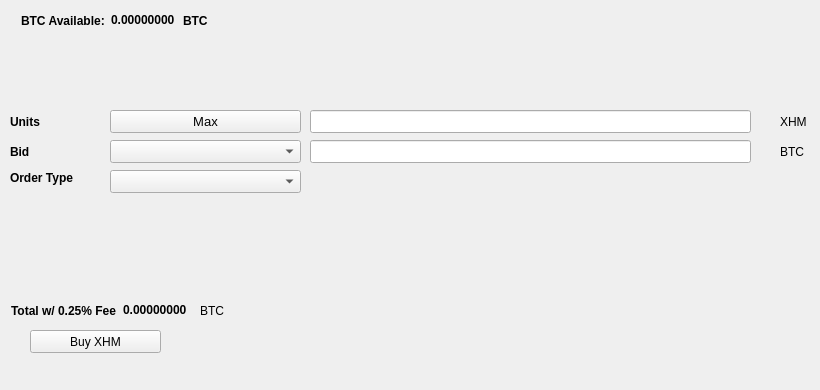
   <widget class="QWidget" name="BuyTab">
    <attribute name="title">
     <string>Buy</string>
    </attribute>
    <widget class="QPushButton" name="BuyXHM">
     <property name="geometry">
      <rect>
       <x>30</x>
       <y>330</y>
       <width>131</width>
       <height>23</height>
      </rect>
     </property>
     <property name="text">
      <string>Buy XHM</string>
     </property>
     <property name="icon">
      <iconset resource="../xhimera.qrc">
       <normaloff>:/icons/bitcoin</normaloff>:/icons/bitcoin</iconset>
     </property>
    </widget>
    <widget class="QLabel" name="label_3">
     <property name="geometry">
      <rect>
       <x>10</x>
       <y>110</y>
       <width>46</width>
       <height>23</height>
      </rect>
     </property>
     <property name="font">
      <font>
       <weight>75</weight>
       <bold>true</bold>
      </font>
     </property>
     <property name="text">
      <string>Units</string>
     </property>
    </widget>
    <widget class="QLineEdit" name="UnitsInput">
     <property name="geometry">
      <rect>
       <x>310</x>
       <y>110</y>
       <width>441</width>
       <height>23</height>
      </rect>
     </property>
     <property name="font">
      <font>
       <pointsize>9</pointsize>
       <weight>75</weight>
       <bold>true</bold>
      </font>
     </property>
    </widget>
    <widget class="QLineEdit" name="BuyBidPriceEdit">
     <property name="geometry">
      <rect>
       <x>310</x>
       <y>140</y>
       <width>441</width>
       <height>23</height>
      </rect>
     </property>
     <property name="font">
      <font>
       <pointsize>9</pointsize>
       <weight>75</weight>
       <bold>true</bold>
      </font>
     </property>
    </widget>
    <widget class="QLabel" name="label_4">
     <property name="geometry">
      <rect>
       <x>780</x>
       <y>110</y>
       <width>31</width>
       <height>23</height>
      </rect>
     </property>
     <property name="text">
      <string>XHM</string>
     </property>
    </widget>
    <widget class="QLabel" name="label_5">
     <property name="geometry">
      <rect>
       <x>780</x>
       <y>140</y>
       <width>31</width>
       <height>23</height>
      </rect>
     </property>
     <property name="text">
      <string>BTC</string>
     </property>
    </widget>
    <widget class="QLabel" name="label_6">
     <property name="geometry">
      <rect>
       <x>10</x>
       <y>140</y>
       <width>46</width>
       <height>23</height>
      </rect>
     </property>
     <property name="font">
      <font>
       <weight>75</weight>
       <bold>true</bold>
      </font>
     </property>
     <property name="text">
      <string>Bid</string>
     </property>
    </widget>
    <widget class="QLabel" name="label_7">
     <property name="geometry">
      <rect>
       <x>10</x>
       <y>170</y>
       <width>91</width>
       <height>16</height>
      </rect>
     </property>
     <property name="font">
      <font>
       <weight>75</weight>
       <bold>true</bold>
      </font>
     </property>
     <property name="text">
      <string>Order Type</string>
     </property>
    </widget>
    <widget class="QPushButton" name="Buy_Max_Amount">
     <property name="geometry">
      <rect>
       <x>110</x>
       <y>110</y>
       <width>191</width>
       <height>23</height>
      </rect>
     </property>
     <property name="font">
      <font>
       <pointsize>10</pointsize>
      </font>
     </property>
     <property name="text">
      <string>Max</string>
     </property>
    </widget>
    <widget class="QComboBox" name="BuyBidcomboBox">
     <property name="geometry">
      <rect>
       <x>110</x>
       <y>140</y>
       <width>191</width>
       <height>23</height>
      </rect>
     </property>
     <property name="font">
      <font>
       <pointsize>10</pointsize>
      </font>
     </property>
    </widget>
    <widget class="QComboBox" name="buyOrdertypeCombo">
     <property name="geometry">
      <rect>
       <x>110</x>
       <y>170</y>
       <width>191</width>
       <height>23</height>
      </rect>
     </property>
     <property name="font">
      <font>
       <pointsize>10</pointsize>
      </font>
     </property>
    </widget>
    <widget class="QWidget" name="layoutWidget1">
     <property name="geometry">
      <rect>
       <x>21</x>
       <y>11</y>
       <width>227</width>
       <height>19</height>
      </rect>
     </property>
     <layout class="QHBoxLayout" name="horizontalLayout_3">
      <item>
       <widget class="QLabel" name="label232">
        <property name="font">
         <font>
          <weight>75</weight>
          <bold>true</bold>
         </font>
        </property>
        <property name="text">
         <string>BTC Available:</string>
        </property>
       </widget>
      </item>
      <item>
       <widget class="QLabel" name="BtcAvailableLbl">
        <property name="palette">
         <palette>
          <active>
           <colorrole role="WindowText">
            <brush brushstyle="SolidPattern">
             <color alpha="255">
              <red>0</red>
              <green>0</green>
              <blue>0</blue>
             </color>
            </brush>
           </colorrole>
           <colorrole role="Button">
            <brush brushstyle="SolidPattern">
             <color alpha="255">
              <red>0</red>
              <green>170</green>
              <blue>0</blue>
             </color>
            </brush>
           </colorrole>
           <colorrole role="Light">
            <brush brushstyle="SolidPattern">
             <color alpha="255">
              <red>0</red>
              <green>255</green>
              <blue>0</blue>
             </color>
            </brush>
           </colorrole>
           <colorrole role="Midlight">
            <brush brushstyle="SolidPattern">
             <color alpha="255">
              <red>0</red>
              <green>212</green>
              <blue>0</blue>
             </color>
            </brush>
           </colorrole>
           <colorrole role="Dark">
            <brush brushstyle="SolidPattern">
             <color alpha="255">
              <red>0</red>
              <green>85</green>
              <blue>0</blue>
             </color>
            </brush>
           </colorrole>
           <colorrole role="Mid">
            <brush brushstyle="SolidPattern">
             <color alpha="255">
              <red>0</red>
              <green>113</green>
              <blue>0</blue>
             </color>
            </brush>
           </colorrole>
           <colorrole role="Text">
            <brush brushstyle="SolidPattern">
             <color alpha="255">
              <red>0</red>
              <green>170</green>
              <blue>0</blue>
             </color>
            </brush>
           </colorrole>
           <colorrole role="BrightText">
            <brush brushstyle="SolidPattern">
             <color alpha="255">
              <red>255</red>
              <green>255</green>
              <blue>255</blue>
             </color>
            </brush>
           </colorrole>
           <colorrole role="ButtonText">
            <brush brushstyle="SolidPattern">
             <color alpha="255">
              <red>0</red>
              <green>0</green>
              <blue>0</blue>
             </color>
            </brush>
           </colorrole>
           <colorrole role="Base">
            <brush brushstyle="SolidPattern">
             <color alpha="255">
              <red>255</red>
              <green>255</green>
              <blue>255</blue>
             </color>
            </brush>
           </colorrole>
           <colorrole role="Window">
            <brush brushstyle="SolidPattern">
             <color alpha="255">
              <red>0</red>
              <green>170</green>
              <blue>0</blue>
             </color>
            </brush>
           </colorrole>
           <colorrole role="Shadow">
            <brush brushstyle="SolidPattern">
             <color alpha="255">
              <red>0</red>
              <green>0</green>
              <blue>0</blue>
             </color>
            </brush>
           </colorrole>
           <colorrole role="AlternateBase">
            <brush brushstyle="SolidPattern">
             <color alpha="255">
              <red>127</red>
              <green>212</green>
              <blue>127</blue>
             </color>
            </brush>
           </colorrole>
           <colorrole role="ToolTipBase">
            <brush brushstyle="SolidPattern">
             <color alpha="255">
              <red>255</red>
              <green>255</green>
              <blue>220</blue>
             </color>
            </brush>
           </colorrole>
           <colorrole role="ToolTipText">
            <brush brushstyle="SolidPattern">
             <color alpha="255">
              <red>0</red>
              <green>0</green>
              <blue>0</blue>
             </color>
            </brush>
           </colorrole>
          </active>
          <inactive>
           <colorrole role="WindowText">
            <brush brushstyle="SolidPattern">
             <color alpha="255">
              <red>0</red>
              <green>0</green>
              <blue>0</blue>
             </color>
            </brush>
           </colorrole>
           <colorrole role="Button">
            <brush brushstyle="SolidPattern">
             <color alpha="255">
              <red>0</red>
              <green>170</green>
              <blue>0</blue>
             </color>
            </brush>
           </colorrole>
           <colorrole role="Light">
            <brush brushstyle="SolidPattern">
             <color alpha="255">
              <red>0</red>
              <green>255</green>
              <blue>0</blue>
             </color>
            </brush>
           </colorrole>
           <colorrole role="Midlight">
            <brush brushstyle="SolidPattern">
             <color alpha="255">
              <red>0</red>
              <green>212</green>
              <blue>0</blue>
             </color>
            </brush>
           </colorrole>
           <colorrole role="Dark">
            <brush brushstyle="SolidPattern">
             <color alpha="255">
              <red>0</red>
              <green>85</green>
              <blue>0</blue>
             </color>
            </brush>
           </colorrole>
           <colorrole role="Mid">
            <brush brushstyle="SolidPattern">
             <color alpha="255">
              <red>0</red>
              <green>113</green>
              <blue>0</blue>
             </color>
            </brush>
           </colorrole>
           <colorrole role="Text">
            <brush brushstyle="SolidPattern">
             <color alpha="255">
              <red>0</red>
              <green>170</green>
              <blue>0</blue>
             </color>
            </brush>
           </colorrole>
           <colorrole role="BrightText">
            <brush brushstyle="SolidPattern">
             <color alpha="255">
              <red>255</red>
              <green>255</green>
              <blue>255</blue>
             </color>
            </brush>
           </colorrole>
           <colorrole role="ButtonText">
            <brush brushstyle="SolidPattern">
             <color alpha="255">
              <red>0</red>
              <green>0</green>
              <blue>0</blue>
             </color>
            </brush>
           </colorrole>
           <colorrole role="Base">
            <brush brushstyle="SolidPattern">
             <color alpha="255">
              <red>255</red>
              <green>255</green>
              <blue>255</blue>
             </color>
            </brush>
           </colorrole>
           <colorrole role="Window">
            <brush brushstyle="SolidPattern">
             <color alpha="255">
              <red>0</red>
              <green>170</green>
              <blue>0</blue>
             </color>
            </brush>
           </colorrole>
           <colorrole role="Shadow">
            <brush brushstyle="SolidPattern">
             <color alpha="255">
              <red>0</red>
              <green>0</green>
              <blue>0</blue>
             </color>
            </brush>
           </colorrole>
           <colorrole role="AlternateBase">
            <brush brushstyle="SolidPattern">
             <color alpha="255">
              <red>127</red>
              <green>212</green>
              <blue>127</blue>
             </color>
            </brush>
           </colorrole>
           <colorrole role="ToolTipBase">
            <brush brushstyle="SolidPattern">
             <color alpha="255">
              <red>255</red>
              <green>255</green>
              <blue>220</blue>
             </color>
            </brush>
           </colorrole>
           <colorrole role="ToolTipText">
            <brush brushstyle="SolidPattern">
             <color alpha="255">
              <red>0</red>
              <green>0</green>
              <blue>0</blue>
             </color>
            </brush>
           </colorrole>
          </inactive>
          <disabled>
           <colorrole role="WindowText">
            <brush brushstyle="SolidPattern">
             <color alpha="255">
              <red>0</red>
              <green>85</green>
              <blue>0</blue>
             </color>
            </brush>
           </colorrole>
           <colorrole role="Button">
            <brush brushstyle="SolidPattern">
             <color alpha="255">
              <red>0</red>
              <green>170</green>
              <blue>0</blue>
             </color>
            </brush>
           </colorrole>
           <colorrole role="Light">
            <brush brushstyle="SolidPattern">
             <color alpha="255">
              <red>0</red>
              <green>255</green>
              <blue>0</blue>
             </color>
            </brush>
           </colorrole>
           <colorrole role="Midlight">
            <brush brushstyle="SolidPattern">
             <color alpha="255">
              <red>0</red>
              <green>212</green>
              <blue>0</blue>
             </color>
            </brush>
           </colorrole>
           <colorrole role="Dark">
            <brush brushstyle="SolidPattern">
             <color alpha="255">
              <red>0</red>
              <green>85</green>
              <blue>0</blue>
             </color>
            </brush>
           </colorrole>
           <colorrole role="Mid">
            <brush brushstyle="SolidPattern">
             <color alpha="255">
              <red>0</red>
              <green>113</green>
              <blue>0</blue>
             </color>
            </brush>
           </colorrole>
           <colorrole role="Text">
            <brush brushstyle="SolidPattern">
             <color alpha="255">
              <red>0</red>
              <green>85</green>
              <blue>0</blue>
             </color>
            </brush>
           </colorrole>
           <colorrole role="BrightText">
            <brush brushstyle="SolidPattern">
             <color alpha="255">
              <red>255</red>
              <green>255</green>
              <blue>255</blue>
             </color>
            </brush>
           </colorrole>
           <colorrole role="ButtonText">
            <brush brushstyle="SolidPattern">
             <color alpha="255">
              <red>0</red>
              <green>85</green>
              <blue>0</blue>
             </color>
            </brush>
           </colorrole>
           <colorrole role="Base">
            <brush brushstyle="SolidPattern">
             <color alpha="255">
              <red>0</red>
              <green>170</green>
              <blue>0</blue>
             </color>
            </brush>
           </colorrole>
           <colorrole role="Window">
            <brush brushstyle="SolidPattern">
             <color alpha="255">
              <red>0</red>
              <green>170</green>
              <blue>0</blue>
             </color>
            </brush>
           </colorrole>
           <colorrole role="Shadow">
            <brush brushstyle="SolidPattern">
             <color alpha="255">
              <red>0</red>
              <green>0</green>
              <blue>0</blue>
             </color>
            </brush>
           </colorrole>
           <colorrole role="AlternateBase">
            <brush brushstyle="SolidPattern">
             <color alpha="255">
              <red>0</red>
              <green>170</green>
              <blue>0</blue>
             </color>
            </brush>
           </colorrole>
           <colorrole role="ToolTipBase">
            <brush brushstyle="SolidPattern">
             <color alpha="255">
              <red>255</red>
              <green>255</green>
              <blue>220</blue>
             </color>
            </brush>
           </colorrole>
           <colorrole role="ToolTipText">
            <brush brushstyle="SolidPattern">
             <color alpha="255">
              <red>0</red>
              <green>0</green>
              <blue>0</blue>
             </color>
            </brush>
           </colorrole>
          </disabled>
         </palette>
        </property>
        <property name="font">
         <font>
          <weight>75</weight>
          <bold>true</bold>
         </font>
        </property>
        <property name="text">
         <string>0.00000000</string>
        </property>
        <property name="textInteractionFlags">
         <set>Qt::LinksAccessibleByMouse|Qt::TextSelectableByKeyboard|Qt::TextSelectableByMouse</set>
        </property>
       </widget>
      </item>
      <item>
       <widget class="QLabel" name="BtcAvailableLbl_2">
        <property name="font">
         <font>
          <weight>75</weight>
          <bold>true</bold>
         </font>
        </property>
        <property name="text">
         <string>BTC</string>
        </property>
       </widget>
      </item>
     </layout>
    </widget>
    <widget class="QWidget" name="layoutWidge2">
     <property name="geometry">
      <rect>
       <x>11</x>
       <y>301</y>
       <width>259</width>
       <height>19</height>
      </rect>
     </property>
     <layout class="QHBoxLayout" name="horizontalLayout_4">
      <item>
       <widget class="QLabel" name="label_9">
        <property name="font">
         <font>
          <weight>75</weight>
          <bold>true</bold>
         </font>
        </property>
        <property name="text">
         <string>Total w/ 0.25% Fee</string>
        </property>
       </widget>
      </item>
      <item>
       <widget class="QLabel" name="BuyCostLabel">
        <property name="palette">
         <palette>
          <active>
           <colorrole role="WindowText">
            <brush brushstyle="SolidPattern">
             <color alpha="255">
              <red>0</red>
              <green>0</green>
              <blue>0</blue>
             </color>
            </brush>
           </colorrole>
           <colorrole role="Button">
            <brush brushstyle="SolidPattern">
             <color alpha="255">
              <red>0</red>
              <green>170</green>
              <blue>0</blue>
             </color>
            </brush>
           </colorrole>
           <colorrole role="Light">
            <brush brushstyle="SolidPattern">
             <color alpha="255">
              <red>0</red>
              <green>255</green>
              <blue>0</blue>
             </color>
            </brush>
           </colorrole>
           <colorrole role="Midlight">
            <brush brushstyle="SolidPattern">
             <color alpha="255">
              <red>0</red>
              <green>212</green>
              <blue>0</blue>
             </color>
            </brush>
           </colorrole>
           <colorrole role="Dark">
            <brush brushstyle="SolidPattern">
             <color alpha="255">
              <red>0</red>
              <green>85</green>
              <blue>0</blue>
             </color>
            </brush>
           </colorrole>
           <colorrole role="Mid">
            <brush brushstyle="SolidPattern">
             <color alpha="255">
              <red>0</red>
              <green>113</green>
              <blue>0</blue>
             </color>
            </brush>
           </colorrole>
           <colorrole role="Text">
            <brush brushstyle="SolidPattern">
             <color alpha="255">
              <red>0</red>
              <green>170</green>
              <blue>0</blue>
             </color>
            </brush>
           </colorrole>
           <colorrole role="BrightText">
            <brush brushstyle="SolidPattern">
             <color alpha="255">
              <red>255</red>
              <green>255</green>
              <blue>255</blue>
             </color>
            </brush>
           </colorrole>
           <colorrole role="ButtonText">
            <brush brushstyle="SolidPattern">
             <color alpha="255">
              <red>0</red>
              <green>0</green>
              <blue>0</blue>
             </color>
            </brush>
           </colorrole>
           <colorrole role="Base">
            <brush brushstyle="SolidPattern">
             <color alpha="255">
              <red>255</red>
              <green>255</green>
              <blue>255</blue>
             </color>
            </brush>
           </colorrole>
           <colorrole role="Window">
            <brush brushstyle="SolidPattern">
             <color alpha="255">
              <red>0</red>
              <green>170</green>
              <blue>0</blue>
             </color>
            </brush>
           </colorrole>
           <colorrole role="Shadow">
            <brush brushstyle="SolidPattern">
             <color alpha="255">
              <red>0</red>
              <green>0</green>
              <blue>0</blue>
             </color>
            </brush>
           </colorrole>
           <colorrole role="AlternateBase">
            <brush brushstyle="SolidPattern">
             <color alpha="255">
              <red>127</red>
              <green>212</green>
              <blue>127</blue>
             </color>
            </brush>
           </colorrole>
           <colorrole role="ToolTipBase">
            <brush brushstyle="SolidPattern">
             <color alpha="255">
              <red>255</red>
              <green>255</green>
              <blue>220</blue>
             </color>
            </brush>
           </colorrole>
           <colorrole role="ToolTipText">
            <brush brushstyle="SolidPattern">
             <color alpha="255">
              <red>0</red>
              <green>0</green>
              <blue>0</blue>
             </color>
            </brush>
           </colorrole>
          </active>
          <inactive>
           <colorrole role="WindowText">
            <brush brushstyle="SolidPattern">
             <color alpha="255">
              <red>0</red>
              <green>0</green>
              <blue>0</blue>
             </color>
            </brush>
           </colorrole>
           <colorrole role="Button">
            <brush brushstyle="SolidPattern">
             <color alpha="255">
              <red>0</red>
              <green>170</green>
              <blue>0</blue>
             </color>
            </brush>
           </colorrole>
           <colorrole role="Light">
            <brush brushstyle="SolidPattern">
             <color alpha="255">
              <red>0</red>
              <green>255</green>
              <blue>0</blue>
             </color>
            </brush>
           </colorrole>
           <colorrole role="Midlight">
            <brush brushstyle="SolidPattern">
             <color alpha="255">
              <red>0</red>
              <green>212</green>
              <blue>0</blue>
             </color>
            </brush>
           </colorrole>
           <colorrole role="Dark">
            <brush brushstyle="SolidPattern">
             <color alpha="255">
              <red>0</red>
              <green>85</green>
              <blue>0</blue>
             </color>
            </brush>
           </colorrole>
           <colorrole role="Mid">
            <brush brushstyle="SolidPattern">
             <color alpha="255">
              <red>0</red>
              <green>113</green>
              <blue>0</blue>
             </color>
            </brush>
           </colorrole>
           <colorrole role="Text">
            <brush brushstyle="SolidPattern">
             <color alpha="255">
              <red>0</red>
              <green>170</green>
              <blue>0</blue>
             </color>
            </brush>
           </colorrole>
           <colorrole role="BrightText">
            <brush brushstyle="SolidPattern">
             <color alpha="255">
              <red>255</red>
              <green>255</green>
              <blue>255</blue>
             </color>
            </brush>
           </colorrole>
           <colorrole role="ButtonText">
            <brush brushstyle="SolidPattern">
             <color alpha="255">
              <red>0</red>
              <green>0</green>
              <blue>0</blue>
             </color>
            </brush>
           </colorrole>
           <colorrole role="Base">
            <brush brushstyle="SolidPattern">
             <color alpha="255">
              <red>255</red>
              <green>255</green>
              <blue>255</blue>
             </color>
            </brush>
           </colorrole>
           <colorrole role="Window">
            <brush brushstyle="SolidPattern">
             <color alpha="255">
              <red>0</red>
              <green>170</green>
              <blue>0</blue>
             </color>
            </brush>
           </colorrole>
           <colorrole role="Shadow">
            <brush brushstyle="SolidPattern">
             <color alpha="255">
              <red>0</red>
              <green>0</green>
              <blue>0</blue>
             </color>
            </brush>
           </colorrole>
           <colorrole role="AlternateBase">
            <brush brushstyle="SolidPattern">
             <color alpha="255">
              <red>127</red>
              <green>212</green>
              <blue>127</blue>
             </color>
            </brush>
           </colorrole>
           <colorrole role="ToolTipBase">
            <brush brushstyle="SolidPattern">
             <color alpha="255">
              <red>255</red>
              <green>255</green>
              <blue>220</blue>
             </color>
            </brush>
           </colorrole>
           <colorrole role="ToolTipText">
            <brush brushstyle="SolidPattern">
             <color alpha="255">
              <red>0</red>
              <green>0</green>
              <blue>0</blue>
             </color>
            </brush>
           </colorrole>
          </inactive>
          <disabled>
           <colorrole role="WindowText">
            <brush brushstyle="SolidPattern">
             <color alpha="255">
              <red>0</red>
              <green>85</green>
              <blue>0</blue>
             </color>
            </brush>
           </colorrole>
           <colorrole role="Button">
            <brush brushstyle="SolidPattern">
             <color alpha="255">
              <red>0</red>
              <green>170</green>
              <blue>0</blue>
             </color>
            </brush>
           </colorrole>
           <colorrole role="Light">
            <brush brushstyle="SolidPattern">
             <color alpha="255">
              <red>0</red>
              <green>255</green>
              <blue>0</blue>
             </color>
            </brush>
           </colorrole>
           <colorrole role="Midlight">
            <brush brushstyle="SolidPattern">
             <color alpha="255">
              <red>0</red>
              <green>212</green>
              <blue>0</blue>
             </color>
            </brush>
           </colorrole>
           <colorrole role="Dark">
            <brush brushstyle="SolidPattern">
             <color alpha="255">
              <red>0</red>
              <green>85</green>
              <blue>0</blue>
             </color>
            </brush>
           </colorrole>
           <colorrole role="Mid">
            <brush brushstyle="SolidPattern">
             <color alpha="255">
              <red>0</red>
              <green>113</green>
              <blue>0</blue>
             </color>
            </brush>
           </colorrole>
           <colorrole role="Text">
            <brush brushstyle="SolidPattern">
             <color alpha="255">
              <red>0</red>
              <green>85</green>
              <blue>0</blue>
             </color>
            </brush>
           </colorrole>
           <colorrole role="BrightText">
            <brush brushstyle="SolidPattern">
             <color alpha="255">
              <red>255</red>
              <green>255</green>
              <blue>255</blue>
             </color>
            </brush>
           </colorrole>
           <colorrole role="ButtonText">
            <brush brushstyle="SolidPattern">
             <color alpha="255">
              <red>0</red>
              <green>85</green>
              <blue>0</blue>
             </color>
            </brush>
           </colorrole>
           <colorrole role="Base">
            <brush brushstyle="SolidPattern">
             <color alpha="255">
              <red>0</red>
              <green>170</green>
              <blue>0</blue>
             </color>
            </brush>
           </colorrole>
           <colorrole role="Window">
            <brush brushstyle="SolidPattern">
             <color alpha="255">
              <red>0</red>
              <green>170</green>
              <blue>0</blue>
             </color>
            </brush>
           </colorrole>
           <colorrole role="Shadow">
            <brush brushstyle="SolidPattern">
             <color alpha="255">
              <red>0</red>
              <green>0</green>
              <blue>0</blue>
             </color>
            </brush>
           </colorrole>
           <colorrole role="AlternateBase">
            <brush brushstyle="SolidPattern">
             <color alpha="255">
              <red>0</red>
              <green>170</green>
              <blue>0</blue>
             </color>
            </brush>
           </colorrole>
           <colorrole role="ToolTipBase">
            <brush brushstyle="SolidPattern">
             <color alpha="255">
              <red>255</red>
              <green>255</green>
              <blue>220</blue>
             </color>
            </brush>
           </colorrole>
           <colorrole role="ToolTipText">
            <brush brushstyle="SolidPattern">
             <color alpha="255">
              <red>0</red>
              <green>0</green>
              <blue>0</blue>
             </color>
            </brush>
           </colorrole>
          </disabled>
         </palette>
        </property>
        <property name="font">
         <font>
          <weight>75</weight>
          <bold>true</bold>
         </font>
        </property>
        <property name="autoFillBackground">
         <bool>false</bool>
        </property>
        <property name="text">
         <string>0.00000000</string>
        </property>
        <property name="textInteractionFlags">
         <set>Qt::LinksAccessibleByMouse|Qt::TextSelectableByMouse</set>
        </property>
       </widget>
      </item>
      <item>
       <widget class="QLabel" name="label_10">
        <property name="font">
         <font>
          <weight>50</weight>
          <bold>false</bold>
         </font>
        </property>
        <property name="text">
         <string>BTC</string>
        </property>
       </widget>
      </item>
     </layout>
    </widget>
    <widget class="QLabel" name="label_24">
     <property name="geometry">
      <rect>
       <x>460</x>
       <y>300</y>
       <width>281</width>
       <height>81</height>
      </rect>
     </property>
     <property name="text">
      <string/>
     </property>
     <property name="pixmap">
      <pixmap>:/images/bittrex</pixmap>
     </property>
    </widget>
   </widget>
